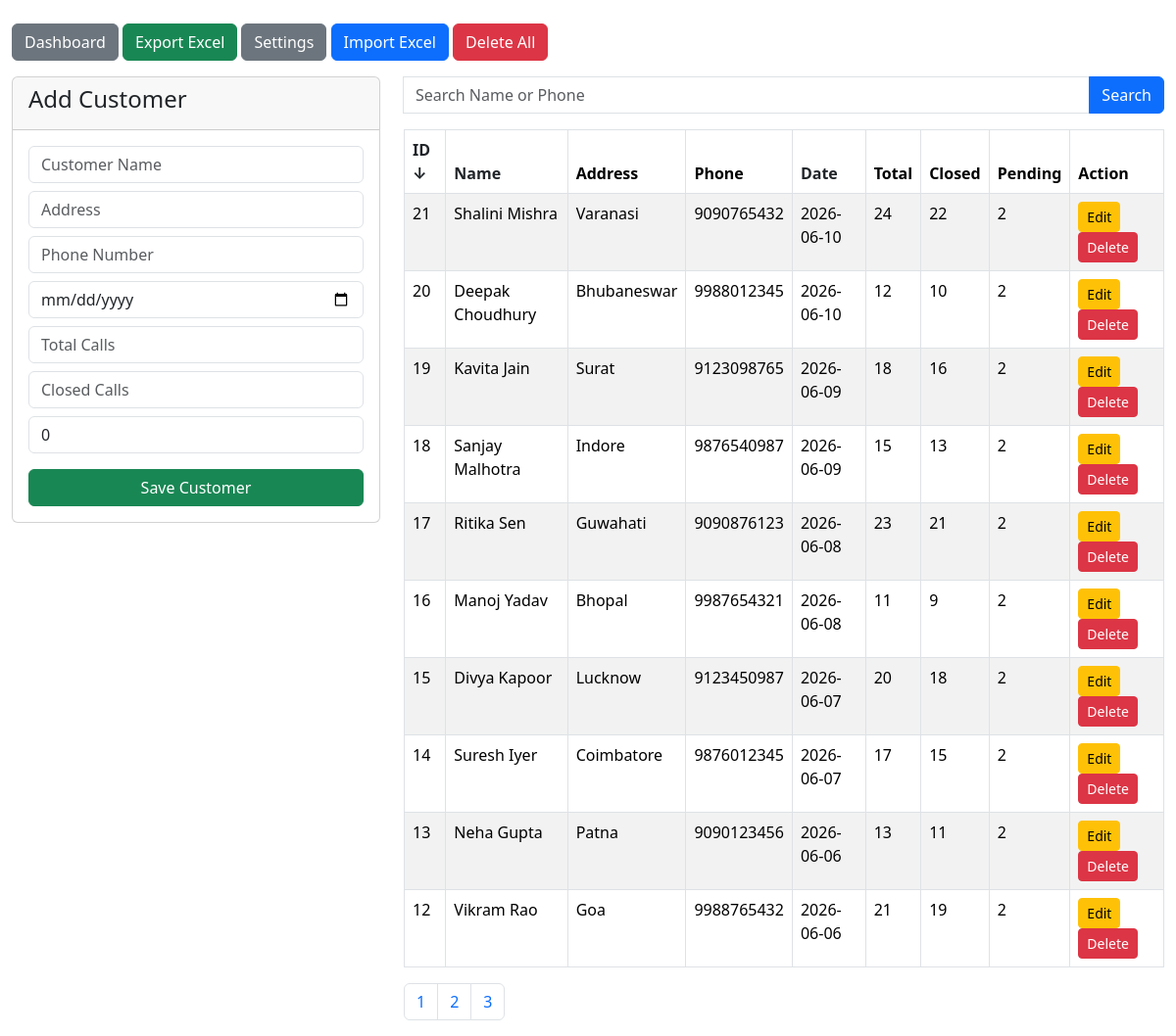
The page /customers?search=&sort_by=id&sort_order=desc (signed in) on the database as committed earlier.
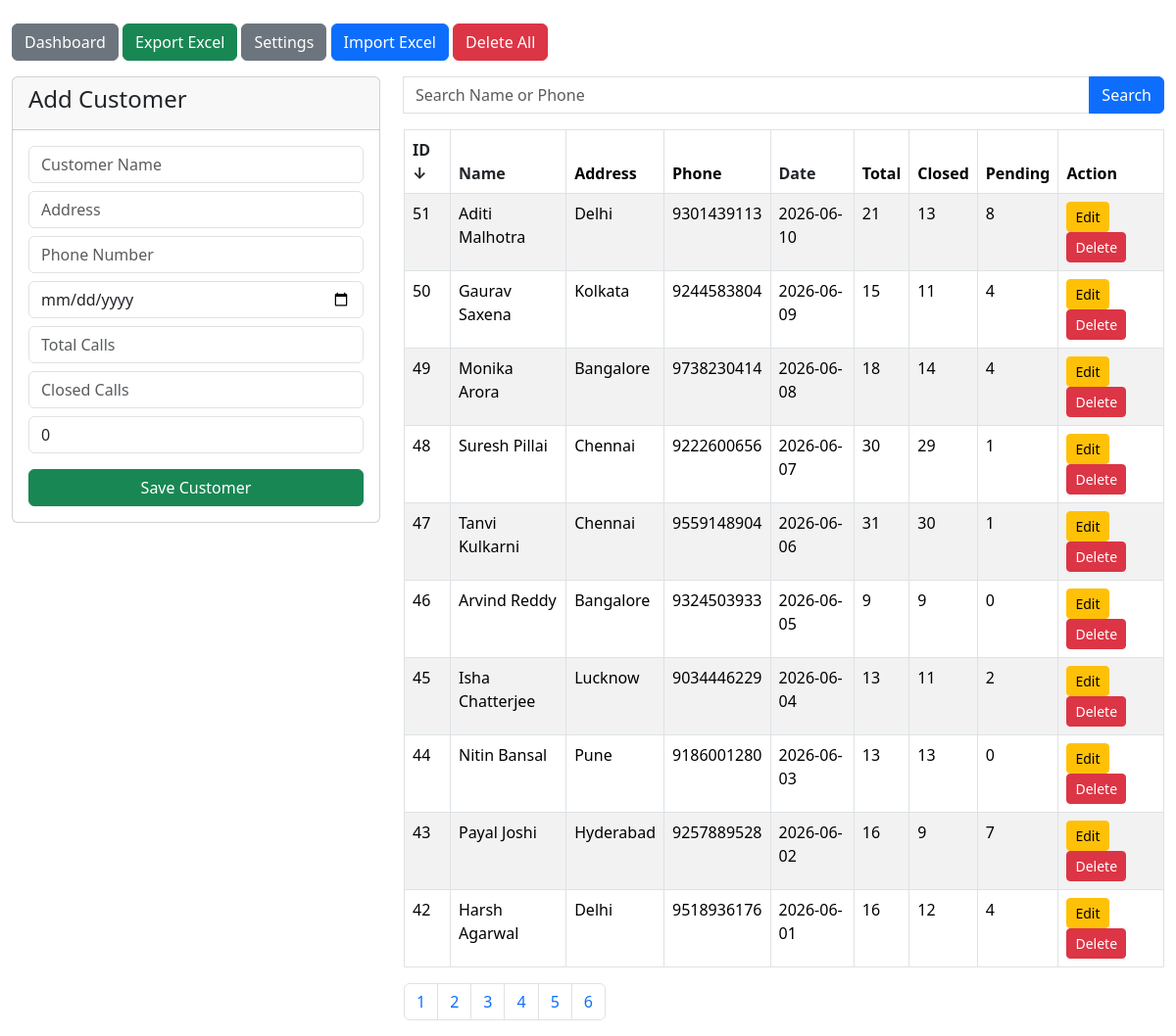
The same page on the database as committed later.
### app/models.py (models this page shows)
class Customer(Base):
    __tablename__ = "customers"
    id = Column(Integer, primary_key=True, index=True)
    customer_name = Column(String(100), nullable=False)
    address = Column(String(500))
    phone_number = Column(String(20))
    call_date = Column(Date)
    total_calls = Column(Integer, default=0)
    closed_calls = Column(Integer, default=0)
    created_at = Column(
        DateTime,
        default=datetime.utcnow
    )

### app/routers/customers.py (the view)
@router.get("/customers")
def customers(
    request: Request,
    page: int = 1,
    search: str = "",
    sort_by: str = "id",
    sort_order: str = "asc",
    success: str = "",
    error: str = "",
    db: Session = Depends(get_db)
):
    if "user" not in request.session:
        return RedirectResponse("/", status_code=302)
    per_page = 10
    query = db.query(Customer)
    if search:
        query = query.filter(
            or_(
                Customer.customer_name.ilike(f"%{search}%"),
                Customer.phone_number.ilike(f"%{search}%")
            )
        )
    total_records = query.count()
    sort_columns = {
        "id": Customer.id,
        "name": Customer.customer_name,
        "date": Customer.call_date
    }
    if sort_by not in sort_columns:
        sort_by = "id"
    if sort_order not in ["asc", "desc"]:
        sort_order = "asc"
    sort_column = sort_columns[sort_by]
    if sort_order == "desc":
        sort_column = sort_column.desc()
    else:
        sort_column = sort_column.asc()
    customers = (
        query.order_by(sort_column)
        .offset((page - 1) * per_page)
        .limit(per_page)
        .all()
    )
    total_pages = max(
        (total_records + per_page - 1) // per_page,
        1
    )
    return templates.TemplateResponse(
        "customers.html",
        {
            "request": request,
            "customers": customers,
            "page": page,
            "total_pages": total_pages,
            "search": search,
            "sort_by": sort_by,
            "sort_order": sort_order,
            "success": success,
            "error": error,
            "edit_customer": None
        }
    )

### templates/customers.html (shortened to what the changed rows need)
<!DOCTYPE html>
<html>
<head>
    <link href="https://cdn.jsdelivr.net/npm/bootstrap@5.3.3/dist/css/bootstrap.min.css"
          rel="stylesheet">
</head>
<body>
<div class="container-fluid mt-4">
    <div class="row">
        <div class="col-md-8">
            <table class="table table-bordered table-striped">
                <thead>
                <tr>
                    <th>
                        <a href="/customers?search={{ search | urlencode }}&sort_by=id&sort_order={% if sort_by == 'id' and sort_order == 'asc' %}desc{% else %}asc{% endif %}"
                           class="text-dark text-decoration-none d-block">
                            ID
                            {% if sort_by == 'id' %}
                                {% if sort_order == 'asc' %}&uarr;{% else %}&darr;{% endif %}
                            {% endif %}
                        </a>
                    </th>
                    <th>
                        <a href="/customers?search={{ search | urlencode }}&sort_by=name&sort_order={% if sort_by == 'name' and sort_order == 'asc' %}desc{% else %}asc{% endif %}"
                           class="text-dark text-decoration-none d-block">
                            Name
                        </a>
                    </th>
                    <th>Address</th>
                    <th>Phone</th>
                    <th>
                        <a href="/customers?search={{ search | urlencode }}&sort_by=date&sort_order={% if sort_by == 'date' and sort_order == 'asc' %}desc{% else %}asc{% endif %}"
                           class="text-dark text-decoration-none d-block">
                            Date
                        </a>
                    </th>
                    <th>Total</th>
                    <th>Closed</th>
                    <th>Pending</th>
                    <th>Action</th>
                </tr>
                </thead>
                <tbody>
                {% for c in customers %}
                    <tr>
                        <td>{{ c.id }}</td>
                        <td>{{ c.customer_name }}</td>
                        <td>{{ c.address }}</td>
                        <td>{{ c.phone_number }}</td>
                        <td>{{ c.call_date }}</td>
                        <td>{{ c.total_calls }}</td>
                        <td>{{ c.closed_calls }}</td>
                        <td>{{ c.total_calls - c.closed_calls }}</td>
                        <td>
                            <a href="/customers/edit/{{c.id}}"
                               class="btn btn-warning btn-sm">
                                Edit
                            </a>
                            <a href="/customers/delete/{{c.id}}"
                               class="btn btn-danger btn-sm"
                               onclick="return confirm('Delete this customer?')">
                                Delete
                            </a>
                        </td>
                    </tr>
                {% endfor %}
                </tbody>
            </table>
            <nav>
                <ul class="pagination">
                    {% for p in range(1,total_pages+1) %}
                        <li class="page-item">
                            <a class="page-link"
                               href="/customers?page={{p}}&search={{ search | urlencode }}&sort_by={{ sort_by }}&sort_order={{ sort_order }}">
                                {{p}}
                            </a>
                        </li>
                    {% endfor %}
                </ul>
            </nav>
        </div>
    </div>
</div>
</body>
</html>

Rows that differ between the two databases and show on the page:
no longer on this page (row unchanged): Customer: id "21", customer_name "Shalini Mishra", address "Varanasi", phone_number "9090765432", call_date "2026-06-10", total_calls "24", closed_calls "22", c.total_calls-c.closed_calls "2"
no longer on this page (row unchanged): Customer: id "20", customer_name "Deepak Choudhury", address "Bhubaneswar", phone_number "9988012345", call_date "2026-06-10", total_calls "12", closed_calls "10", c.total_calls-c.closed_calls "2"
no longer on this page (row unchanged): Customer: id "19", customer_name "Kavita Jain", address "Surat", phone_number "9123098765", call_date "2026-06-09", total_calls "18", closed_calls "16", c.total_calls-c.closed_calls "2"
no longer on this page (row unchanged): Customer: id "18", customer_name "Sanjay Malhotra", address "Indore", phone_number "9876540987", call_date "2026-06-09", total_calls "15", closed_calls "13", c.total_calls-c.closed_calls "2"
no longer on this page (row unchanged): Customer: id "17", customer_name "Ritika Sen", address "Guwahati", phone_number "9090876123", call_date "2026-06-08", total_calls "23", closed_calls "21", c.total_calls-c.closed_calls "2"
no longer on this page (row unchanged): Customer: id "16", customer_name "Manoj Yadav", address "Bhopal", phone_number "9987654321", call_date "2026-06-08", total_calls "11", closed_calls "9", c.total_calls-c.closed_calls "2"
no longer on this page (row unchanged): Customer: id "15", customer_name "Divya Kapoor", address "Lucknow", phone_number "9123450987", call_date "2026-06-07", total_calls "20", closed_calls "18", c.total_calls-c.closed_calls "2"
no longer on this page (row unchanged): Customer: id "14", customer_name "Suresh Iyer", address "Coimbatore", phone_number "9876012345", call_date "2026-06-07", total_calls "17", closed_calls "15", c.total_calls-c.closed_calls "2"
no longer on this page (row unchanged): Customer: id "13", customer_name "Neha Gupta", address "Patna", phone_number "9090123456", call_date "2026-06-06", total_calls "13", closed_calls "11", c.total_calls-c.closed_calls "2"
no longer on this page (row unchanged): Customer: id "12", customer_name "Vikram Rao", address "Goa", phone_number "9988765432", call_date "2026-06-06", total_calls "21", closed_calls "19", c.total_calls-c.closed_calls "2"
added Customer: id "51", customer_name "Aditi Malhotra", address "Delhi", phone_number "9301439113", call_date "2026-06-10", total_calls "21", closed_calls "13", c.total_calls-c.closed_calls "8"
added Customer: id "50", customer_name "Gaurav Saxena", address "Kolkata", phone_number "9244583804", call_date "2026-06-09", total_calls "15", closed_calls "11", c.total_calls-c.closed_calls "4"
added Customer: id "49", customer_name "Monika Arora", address "Bangalore", phone_number "9738230414", call_date "2026-06-08", total_calls "18", closed_calls "14", c.total_calls-c.closed_calls "4"
added Customer: id "48", customer_name "Suresh Pillai", address "Chennai", phone_number "9222600656", call_date "2026-06-07", total_calls "30", closed_calls "29", c.total_calls-c.closed_calls "1"
added Customer: id "47", customer_name "Tanvi Kulkarni", address "Chennai", phone_number "9559148904", call_date "2026-06-06", total_calls "31", closed_calls "30", c.total_calls-c.closed_calls "1"
added Customer: id "46", customer_name "Arvind Reddy", address "Bangalore", phone_number "9324503933", call_date "2026-06-05", total_calls "9", closed_calls "9", c.total_calls-c.closed_calls "0"
added Customer: id "45", customer_name "Isha Chatterjee", address "Lucknow", phone_number "9034446229", call_date "2026-06-04", total_calls "13", closed_calls "11", c.total_calls-c.closed_calls "2"
added Customer: id "44", customer_name "Nitin Bansal", address "Pune", phone_number "9186001280", call_date "2026-06-03", total_calls "13", closed_calls "13", c.total_calls-c.closed_calls "0"
added Customer: id "43", customer_name "Payal Joshi", address "Hyderabad", phone_number "9257889528", call_date "2026-06-02", total_calls "16", closed_calls "9", c.total_calls-c.closed_calls "7"
added Customer: id "42", customer_name "Harsh Agarwal", address "Delhi", phone_number "9518936176", call_date "2026-06-01", total_calls "16", closed_calls "12", c.total_calls-c.closed_calls "4"
Other text that changed with them:
new list line: "4"
new list line: "5"
new list line: "6"
